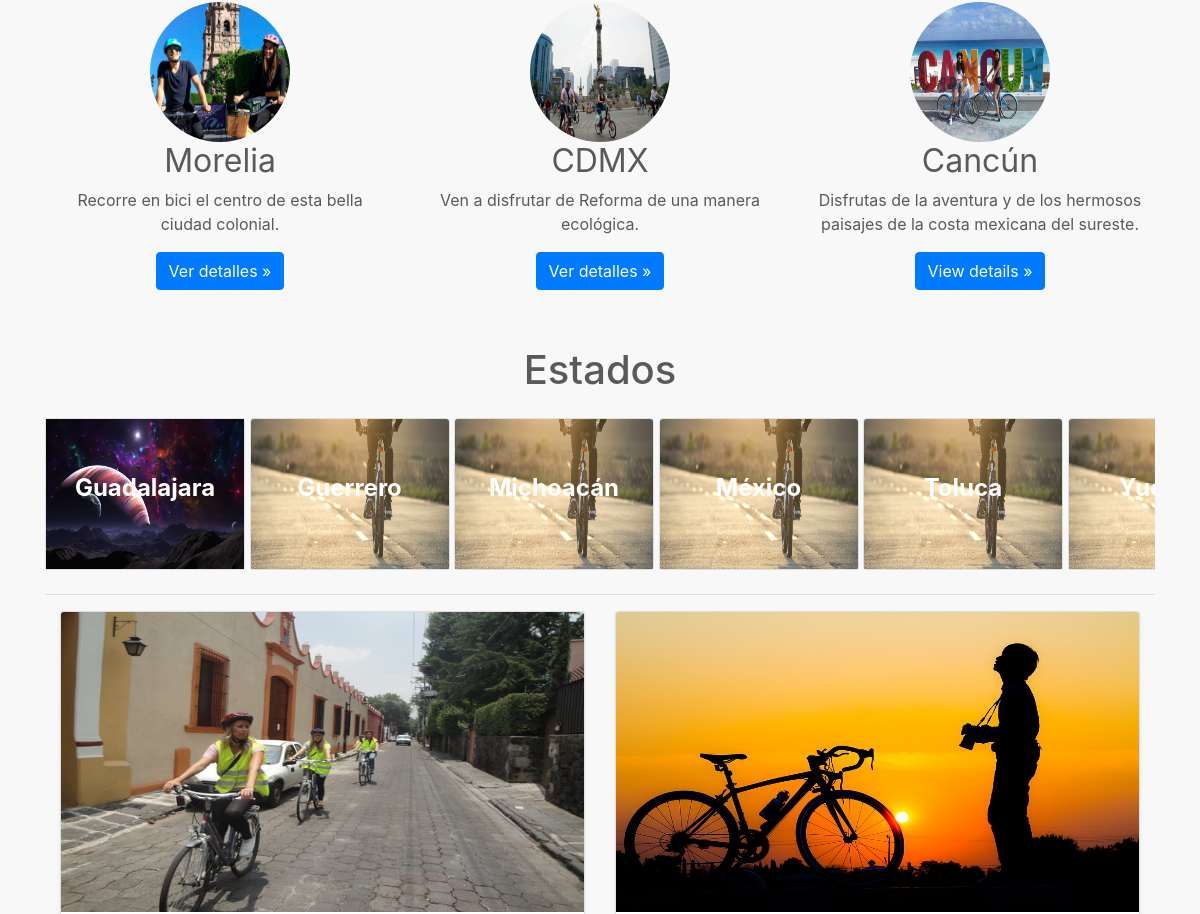
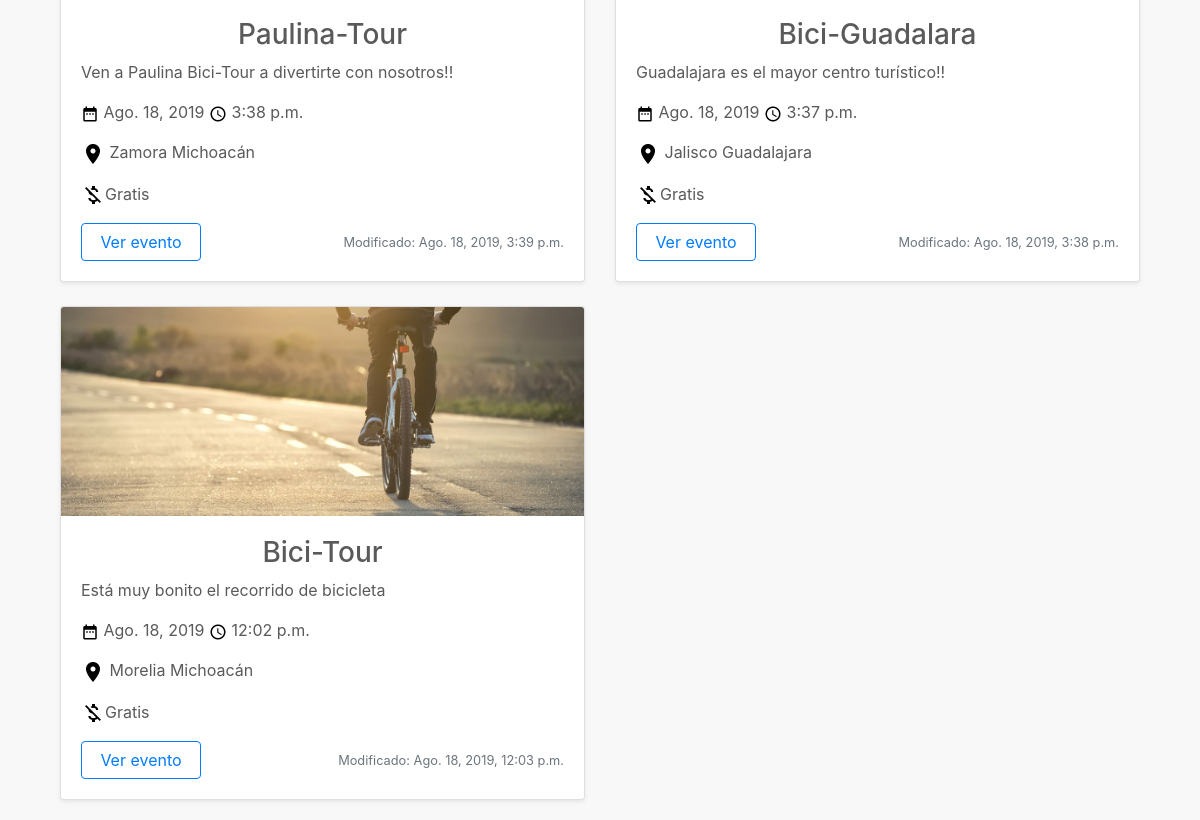
Before: / (middle part) with the older database file (2 pictures, top to bottom).
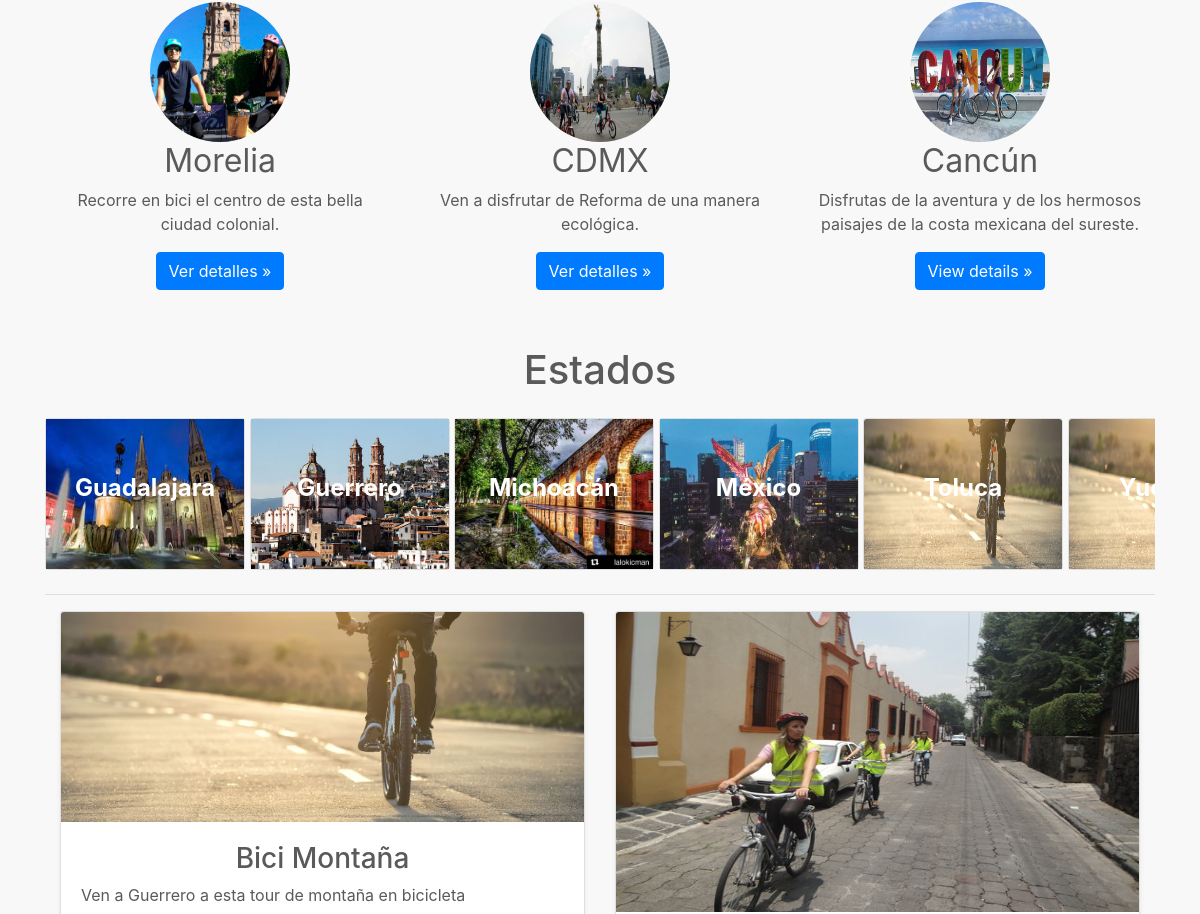
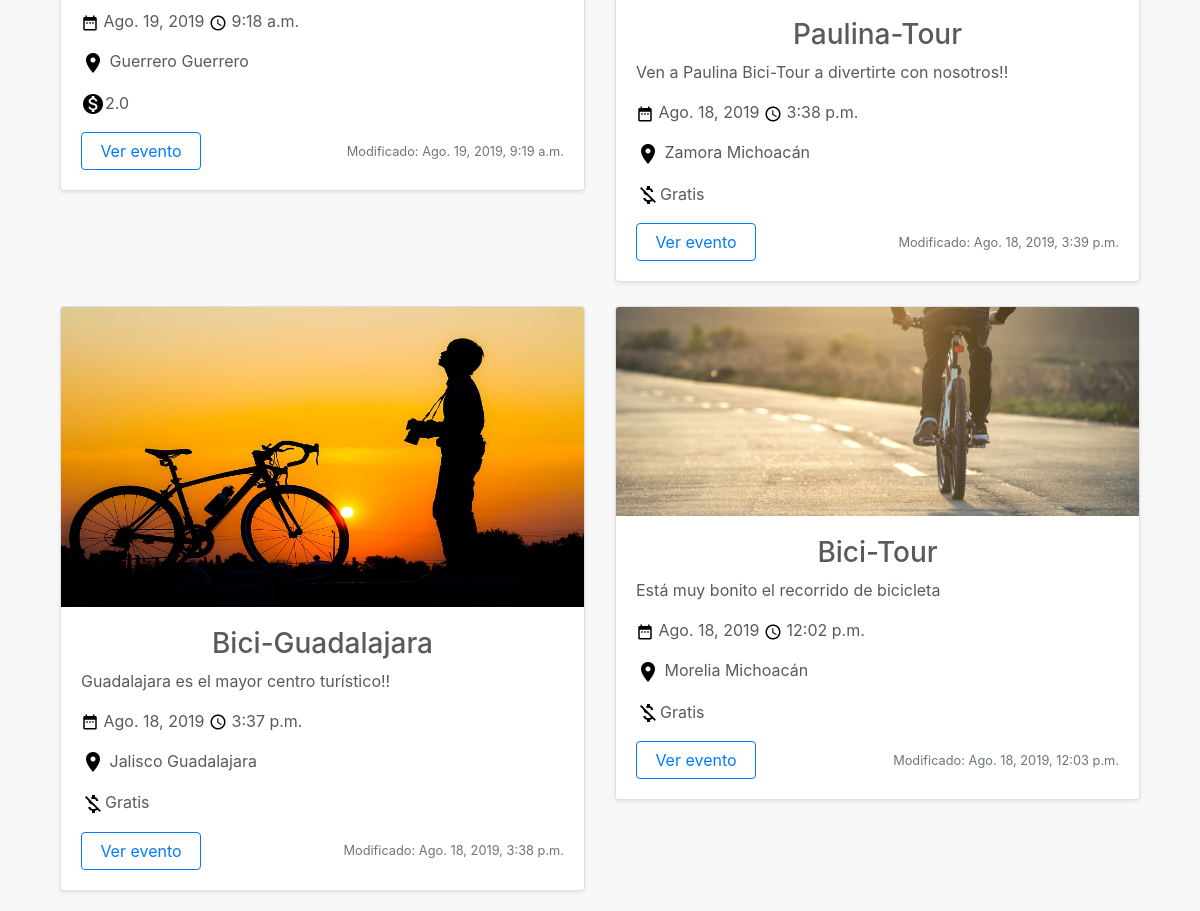
After: the same page with the newer database file (2 pictures, top to bottom).
### eventos/models.py (models this page shows, shortened)
class Estados(models.Model):
	nombre = models.CharField(max_length=50, verbose_name="Estado")
	image = models.ImageField(upload_to='estado', height_field=None, width_field=None, max_length=None,blank=True,null=True)
	created = models.DateTimeField(auto_now_add=True,verbose_name="Creación") # Fecha y tiempo
	updated = models.DateTimeField(auto_now_add=True,verbose_name="Modificado")
	class Meta:
		verbose_name = 'Estado'
		verbose_name_plural = 'Estados'
		ordering = ["nombre"]
	def __str__(self):
		return self.nombre

class Eventos(models.Model):
	name = models.CharField(max_length=50,verbose_name="Nombre")
	estado = models.ForeignKey('Estados', on_delete=models.CASCADE, blank=True, null=True, verbose_name="Estado")
	city = models.CharField(max_length=50,verbose_name="Ciudad")
	descripcion = models.TextField(verbose_name="Descripción")
	date = models.DateField(auto_now=False, auto_now_add=False, verbose_name="Fecha del Evento")
	hora = models.TimeField(auto_now=False, auto_now_add=False, verbose_name="Hora del Evento")
	km = models.CharField( max_length=12, verbose_name="Kilómetros de recorrido",blank=True,null=True)
	time = models.TimeField(auto_now=False, auto_now_add=False, verbose_name="Tiempo de recorrido")
	punto_inicio = models.CharField(max_length=50,verbose_name="Punto de inicio",blank=True,null=True)
	costo = models.FloatField(verbose_name="Costo")
	imagen = models.ImageField(upload_to='evento', height_field=None, width_field=None, max_length=None)
	created = models.DateTimeField(auto_now_add=True,verbose_name="Creación") # Fecha y tiempo
	updated = models.DateTimeField(auto_now_add=True,verbose_name="Modificado")
	class Meta:
		verbose_name = 'Evento'
		verbose_name_plural = 'Eventos'
		ordering = ["-created"]

### eventos/views.py (the view)
# urls.py: path('', views.principal, name='Principal'),
def principal(request):
    query = request.GET.get('q', '')
    if query == "":
        event = Eventos.objects.all()
    else:
        event = Eventos.objects.filter(name__contains=query)
    event = Eventos.objects.all().order_by('-created')
    estado = Estados.objects.all()
    return render(request, 'eventos/event_list.html' and 'eventos/event_destacados.html', {'event': event, 'estado': estado})

### eventos/templates/eventos/event_destacados.html (shortened to what this page needs)
{% extends 'eventos/event_list.html' %}
{% load static %}
{% block destacado %}
<div class="row">
	<div class="col-lg-4">
		<img class="rounded-circle"
			src="{% static 'images/btour.jpg' %}"
			alt="Generic placeholder image" width="140" height="140">
		<h2>Morelia</h2>
		<p>Recorre en bici el centro de esta bella ciudad colonial.</p>
		<p><a class="btn btn-primary" href="#" role="button">Ver detalles &raquo;</a></p>
	</div>
	<div class="col-lg-4">
		<img class="rounded-circle"
			src="{% static 'images/cdmx.jpg' %}"
			alt="Generic placeholder image" width="140" height="140">
		<h2>CDMX</h2>
		<p>Ven a disfrutar de Reforma de una manera ecológica.</p>
		<p><a class="btn btn-primary" href="#" role="button">Ver detalles &raquo;</a></p>
	</div>
	<div class="col-lg-4">
		<img class="rounded-circle"
			src="{% static 'images/can.jpg' %}"
			alt="Generic placeholder image" width="140" height="140">
		<h2>Cancún</h2>
		<p>Disfrutas de la aventura y de los hermosos paisajes de la costa mexicana del sureste.</p>
		<p><a class="btn btn-primary" href="#" role="button">View details &raquo;</a></p>
	</div>
</div>
{% endblock destacado %}

### eventos/templates/eventos/event_list.html (shortened to what this page needs)
{% extends 'eventos/plantilla.html' %}
{% load static %}
{% block estados_list %}
<div class="info-block">
	<h1 style="text-align: center">Estados</h1>
</div>
<div class="scrolling-wrapper">
	{% for estados in estado %}
	<div class="card img-fluid text-center" style="width:200px">
		{% if estados.image %}
		<img src="{{estados.image.url}}" alt="Imamen de estado" style="width: 100%;min-height: 150px;">
		{% else %}
		<img class="card-img-top" src="{% static 'images/tour-bicicleta-mexico.jpg' %}" alt="Card image"
			style="width:100%;min-height: 150px">
		{% endif %}
		<div class="card-img-overlay">
			<a href="#" class="">
				<h4 class="card-title estados-text">{{estados.nombre}}</h4>
			</a>
		</div>
	</div>
	{% empty %}
	<h2>No hay estados registrados</h2>
	{% endfor %}
</div>
{% endblock estados_list %}
{% block content %}
<div class="container">
	<div class="row">
		{% for evento in event %}
		<div class="col-md-6">
			<div class="card mb-4 shadow-sm">
				<img class="card-img-top" src="{{ evento.imagen.url }}" alt="Card image cap" style="max-height: 300px">
				<div class="card-body">
					<h3 style="text-align: center">{{ evento.name }}</h3>
					<p class="card-text">{{ evento.descripcion|linebreaksbr }}</p>
					<p class="card-text">
						<img src="{% static 'icons/ic_date_range_18pt.png' %}" alt=""> {{ evento.date }}
						<img src="{% static 'icons/ic_query_builder_black_18dp.png' %}" alt=""> {{ evento.hora }}</p>
					<p class="card-text"><img src="{% static 'icons/ic_room_black_24dp.png' %}" alt="">
						{{ evento.city }} {{ evento.estado }}</p>
					<p class="card-text">
						{% if evento.costo == 0.0 %}
						<img src="{% static 'icons/ic_money_off_black_24dp.png' %}" alt="">Gratis
						{% else %}
						<img src="{% static 'icons/ic_monetization_on_black_24dp.png' %}" alt="">{{ evento.costo }}
						{% endif %}
					</p>
					<div class="d-flex justify-content-between align-items-center">
						<div class="btn-group">
							<a href="{% url 'Detalles' id=evento.id %}" class="btn btn-outline-primary"
								style="width: 120px">Ver evento</a>
						</div>
						<small class="text-muted">Modificado: {{ evento.updated }}</small>
					</div>
				</div>
			</div>
		</div>
		{% endfor %}
	</div>
</div>
{% endblock content %}

Changed rows visible on the page:
changed Estados "Guadalajara": image: a different picture
changed Estados "Guerrero": image: picture added
changed Estados "Michoacán": image: picture added
changed Estados "México": image: picture added
added Eventos: imagen (picture), name "Bici Montaña", descripcion "Ven a Guerrero a esta tour de montaña en bicicleta", date "Ago. 19, 2019", hora "9:18 a.m.", city "Guerrero", estado "Guerrero", costo "2.0", updated "Ago. 19, 2019, 9:19 a.m."
changed Eventos "Guadalajara es el mayor centro turístico!!": name "Bici-Guadalara" → "Bici-Guadalajara"
